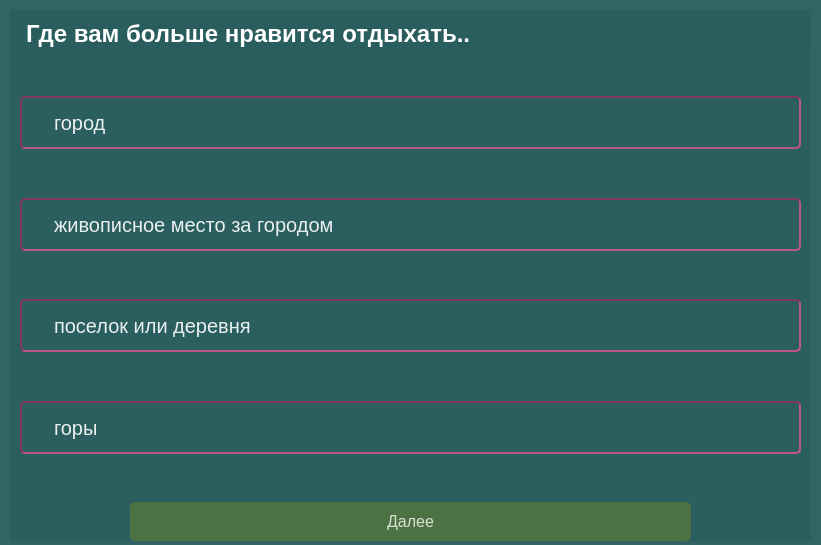
<?xml version="1.0" encoding="UTF-8"?>
<ui version="4.0">
 <class>Step_1_of_10</class>
 <widget class="QWidget" name="Step_1_of_10">
  <property name="geometry">
   <rect>
    <x>0</x>
    <y>0</y>
    <width>821</width>
    <height>545</height>
   </rect>
  </property>
  <property name="windowTitle">
   <string>Form</string>
  </property>
  <property name="styleSheet">
   <string notr="true">background-color: rgba(41, 92, 92, 200)</string>
  </property>
  <widget class="QWidget" name="gridLayoutWidget">
   <property name="geometry">
    <rect>
     <x>10</x>
     <y>10</y>
     <width>801</width>
     <height>531</height>
    </rect>
   </property>
   <layout class="QGridLayout" name="gridLayout">
    <item row="0" column="0">
     <widget class="QLabel" name="label">
      <property name="styleSheet">
       <string notr="true">QLabel {
font-family: 'Arial' 'Optima';
font: bold;
font-size: 18pt;
color: rgba(255, 255, 255, 255);
margin-left: 10px;
margin-top: 10 px;
}</string>
      </property>
      <property name="text">
       <string>Где вам больше нравится отдыхать..</string>
      </property>
     </widget>
    </item>
    <item row="5" column="0">
     <spacer name="verticalSpacer_3">
      <property name="orientation">
       <enum>Qt::Vertical</enum>
      </property>
      <property name="sizeHint" stdset="0">
       <size>
        <width>20</width>
        <height>40</height>
       </size>
      </property>
     </spacer>
    </item>
    <item row="7" column="0">
     <spacer name="verticalSpacer_4">
      <property name="orientation">
       <enum>Qt::Vertical</enum>
      </property>
      <property name="sizeHint" stdset="0">
       <size>
        <width>20</width>
        <height>40</height>
       </size>
      </property>
     </spacer>
    </item>
    <item row="4" column="0">
     <widget class="QRadioButton" name="winter">
      <property name="styleSheet">
       <string notr="true">QRadioButton {
background-color: rgba(0,0, 0, 0);
border: 2px solid rgba(127, 57, 91, 255);
border-style: inset;
border-radius: 5px;
padding: 12px;
font-size: 15pt;
color: rgba(255, 255, 255, 230);
margin-left: 10px;
margin-right: 10px;
}

QRadioButton:hover {
background-color: qconicalgradient(cx:0.431909, cy:1, angle:270.1, stop:0 rgba(0, 0, 0, 255), stop:0.39548 rgba(191, 112, 151, 100));
}</string>
      </property>
      <property name="text">
       <string>живописное место за городом</string>
      </property>
     </widget>
    </item>
    <item row="1" column="0">
     <spacer name="verticalSpacer">
      <property name="orientation">
       <enum>Qt::Vertical</enum>
      </property>
      <property name="sizeHint" stdset="0">
       <size>
        <width>20</width>
        <height>40</height>
       </size>
      </property>
     </spacer>
    </item>
    <item row="3" column="0">
     <spacer name="verticalSpacer_2">
      <property name="orientation">
       <enum>Qt::Vertical</enum>
      </property>
      <property name="sizeHint" stdset="0">
       <size>
        <width>20</width>
        <height>40</height>
       </size>
      </property>
     </spacer>
    </item>
    <item row="8" column="0">
     <widget class="QRadioButton" name="radioButton">
      <property name="styleSheet">
       <string notr="true">QRadioButton {
background-color: rgba(0,0, 0, 0);
border: 2px solid rgba(127, 57, 91, 255);
border-style: inset;
border-radius: 5px;
padding: 12px;
font-size: 15pt;
color: rgba(255, 255, 255, 230);
margin-left: 10px;
margin-right: 10px;
}

QRadioButton:hover {
background-color: qconicalgradient(cx:0.431909, cy:1, angle:270.1, stop:0 rgba(0, 0, 0, 255), stop:0.39548 rgba(191, 112, 151, 100));
}</string>
      </property>
      <property name="text">
       <string>горы</string>
      </property>
     </widget>
    </item>
    <item row="2" column="0">
     <widget class="QRadioButton" name="summer">
      <property name="styleSheet">
       <string notr="true">QRadioButton {
background-color: rgba(0,0, 0, 0);
border: 2px solid rgba(127, 57, 91, 255);
border-style: inset;
border-radius: 5px;
padding: 12px;
font-size: 15pt;
color: rgba(255, 255, 255, 230);
margin-left: 10px;
margin-right: 10px;
}

QRadioButton:hover {
background-color: qconicalgradient(cx:0.431909, cy:1, angle:270.1, stop:0 rgba(0, 0, 0, 255), stop:0.39548 rgba(191, 112, 151, 100));
}</string>
      </property>
      <property name="text">
       <string>город</string>
      </property>
     </widget>
    </item>
    <item row="6" column="0">
     <widget class="QRadioButton" name="autmn_spirng">
      <property name="styleSheet">
       <string notr="true">QRadioButton {
background-color: rgba(0,0, 0, 0);
border: 2px solid rgba(127, 57, 91, 255);
border-style: inset;
border-radius: 5px;
padding: 12px;
font-size: 15pt;
color: rgba(255, 255, 255, 230);
margin-left: 10px;
margin-right: 10px;
}

QRadioButton:hover {
background-color: qconicalgradient(cx:0.431909, cy:1, angle:270.1, stop:0 rgba(0, 0, 0, 255), stop:0.39548 rgba(191, 112, 151, 100));
}</string>
      </property>
      <property name="text">
       <string>поселок или деревня</string>
      </property>
     </widget>
    </item>
    <item row="9" column="0">
     <spacer name="verticalSpacer_5">
      <property name="orientation">
       <enum>Qt::Vertical</enum>
      </property>
      <property name="sizeHint" stdset="0">
       <size>
        <width>20</width>
        <height>40</height>
       </size>
      </property>
     </spacer>
    </item>
    <item row="10" column="0">
     <widget class="QPushButton" name="pushButton">
      <property name="styleSheet">
       <string notr="true">QPushButton {
background-color: rgba(127, 143, 24, 100);
border-radius: 5px;
padding: 10px;
font-size: 12pt;
color: rgba(255, 255, 255, 200);
margin-left: 120px;
margin-right: 120px;
}
QPushButton:hover {
background-color: rgba(127, 143, 24, 200);
}</string>
      </property>
      <property name="text">
       <string>Далее</string>
      </property>
     </widget>
    </item>
   </layout>
  </widget>
 </widget>
 <resources/>
 <connections/>
</ui>
